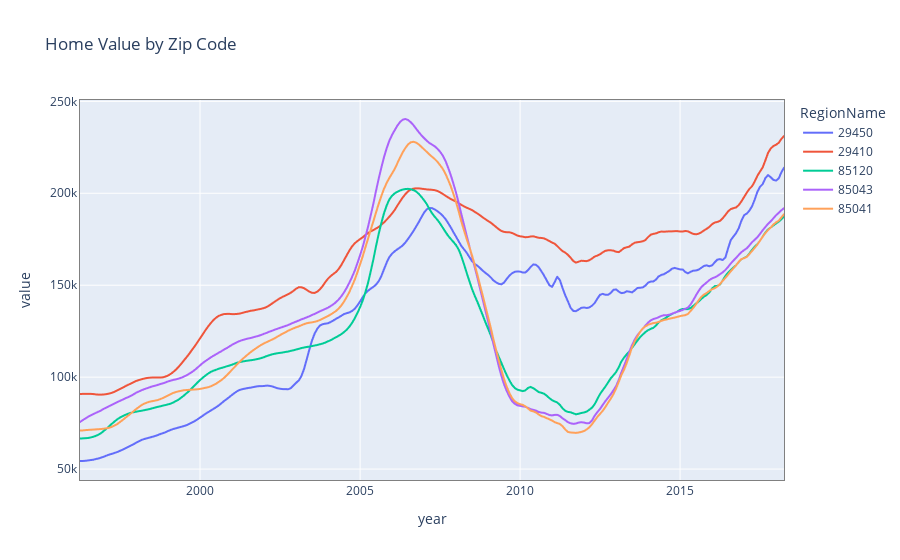

Source (notebook cell):
### Markdown cell above
### General Plot of Home Values

### Code cell
tmp = df_ts[df_ts['RegionName'].isin(zip_codes)]
plot_ts(tmp)

### Figure 1 — Plotly figure (JSON) as saved in the notebook; plotly's stock layout.template omitted (floating-point values rounded to 4 significant figures; data arrays with more than 128 entries replaced by an {"elided": "..."} marker saying what was removed)
{"data": [{"hovertemplate": "RegionName=29450<br>time=%{x}<br>value=%{y}<extra></extra>", "legendgroup": "29450", "line": {"color": "#636efa", "dash": "solid"}, "mode": "lines", "name": "29450", "showlegend": true, "type": "scattergl", "x": {"elided": "265 str values"}, "xaxis": "x", "y": {"elided": "265 int values"}, "yaxis": "y"}, {"hovertemplate": "RegionName=29410<br>time=%{x}<br>value=%{y}<extra></extra>", "legendgroup": "29410", "line": {"color": "#EF553B", "dash": "solid"}, "mode": "lines", "name": "29410", "showlegend": true, "type": "scattergl", "x": {"elided": "265 str values"}, "xaxis": "x", "y": {"elided": "265 int values"}, "yaxis": "y"}, {"hovertemplate": "RegionName=85120<br>time=%{x}<br>value=%{y}<extra></extra>", "legendgroup": "85120", "line": {"color": "#00cc96", "dash": "solid"}, "mode": "lines", "name": "85120", "showlegend": true, "type": "scattergl", "x": {"elided": "265 str values"}, "xaxis": "x", "y": {"elided": "265 int values"}, "yaxis": "y"}, {"hovertemplate": "RegionName=85043<br>time=%{x}<br>value=%{y}<extra></extra>", "legendgroup": "85043", "line": {"color": "#ab63fa", "dash": "solid"}, "mode": "lines", "name": "85043", "showlegend": true, "type": "scattergl", "x": {"elided": "265 str values"}, "xaxis": "x", "y": {"elided": "265 int values"}, "yaxis": "y"}, {"hovertemplate": "RegionName=85041<br>time=%{x}<br>value=%{y}<extra></extra>", "legendgroup": "85041", "line": {"color": "#FFA15A", "dash": "solid"}, "mode": "lines", "name": "85041", "showlegend": true, "type": "scattergl", "x": {"elided": "265 str values"}, "xaxis": "x", "y": {"elided": "265 int values"}, "yaxis": "y"}], "layout": {"legend": {"title": {"text": "RegionName"}, "tracegroupgap": 0}, "title": {"text": "Home Value by Zip Code"}, "xaxis": {"anchor": "y", "domain": [0, 1], "linecolor": "gray", "linewidth": 1, "mirror": true, "showline": true, "title": {"text": "year"}}, "yaxis": {"anchor": "x", "domain": [0, 1], "linecolor": "gray", "linewidth": 1, "mirror": true, "showline": true, "title": {"text": "value"}}}}
